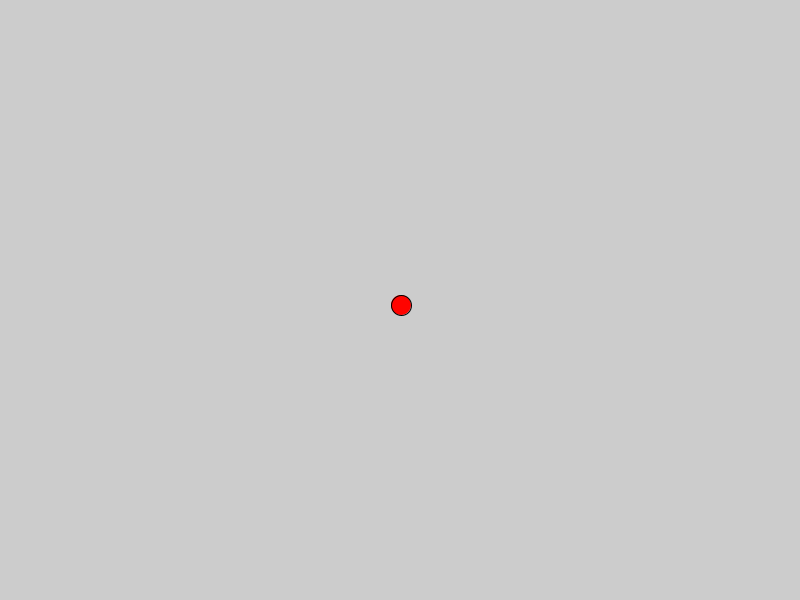
Frame 1 (no input)
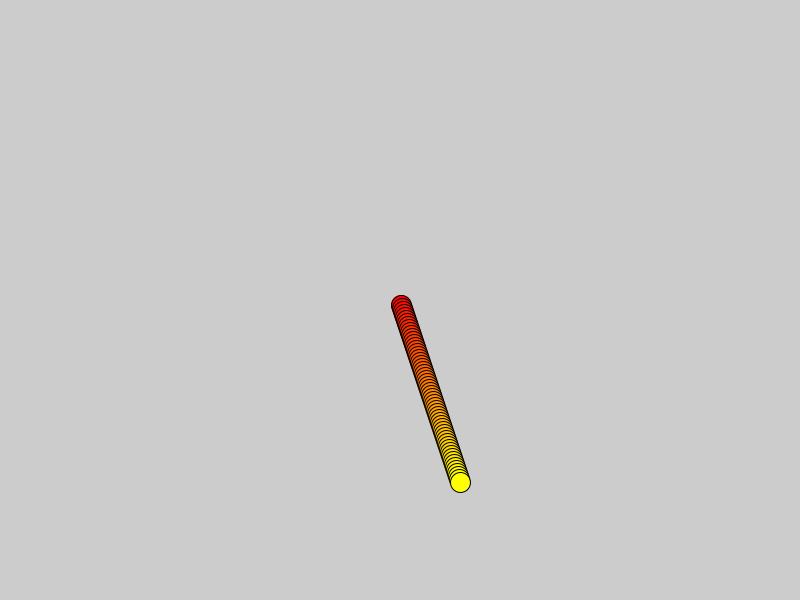
Frame 60 (the mouse pressed at the canvas centre just before this capture)
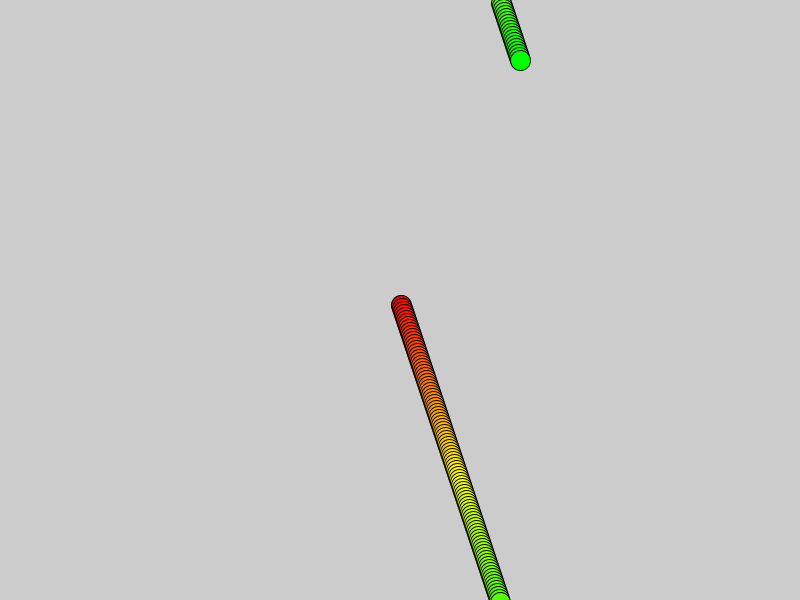
Frame 120 (the mouse held since frame 60 and released just before this capture)

The Processing sketch that drew these frames (run headless with seeded random() and noise(); from frame 60 on, the mouse is pressed at the canvas centre):

// Processing sketch: wanderer
// ── wanderer.pde
float locx, locy;
float velx, vely;
float ax, ay;
float sz=20;
PVector loc;
PVector vel;
PVector a;
void setup() {
  size(800, 600);
  loc=new PVector(width/2,height/2);
  vel=new PVector(1,5);
  
  a=new PVector(0,0);
  colorMode(HSB,360,100,100,100);
}

void draw() {
  vel.add(a);
  loc.add(vel);

fill(frameCount%360,100,100);
  ellipse(loc.x, loc.y, sz, sz);

  if (loc.x<0) {
    loc.x=width; 
    a.x=(random(-.1, .1));
  }

  if (loc.x>width) {
    loc.x=0; 
    a.x=(random(-.1, .1));
  }

  if (loc.y>height) {
    loc.y=0;
    a.y=(random(-.1, .1));
  }
  if (loc.y<0) {
    loc.y=height;
    a.y=(random(-.1, .1));
  }
  
  vel.x=constrain(vel.x,-3,3);
  vel.y=constrain(vel.y,-3,3);
}

void keyPressed() {
 if(key==CODED){
 
  if(keyCode==UP){
   a.y=-.15; 
   println("hbhtjn");
  }
  
  if(keyCode==DOWN){
   a.y=.15; 
  }
  
  if(keyCode==RIGHT){
   a.x=.15; 
  }
  
  if(keyCode==LEFT){
   a.x=-.15; 
  }
  
 }
  
}
